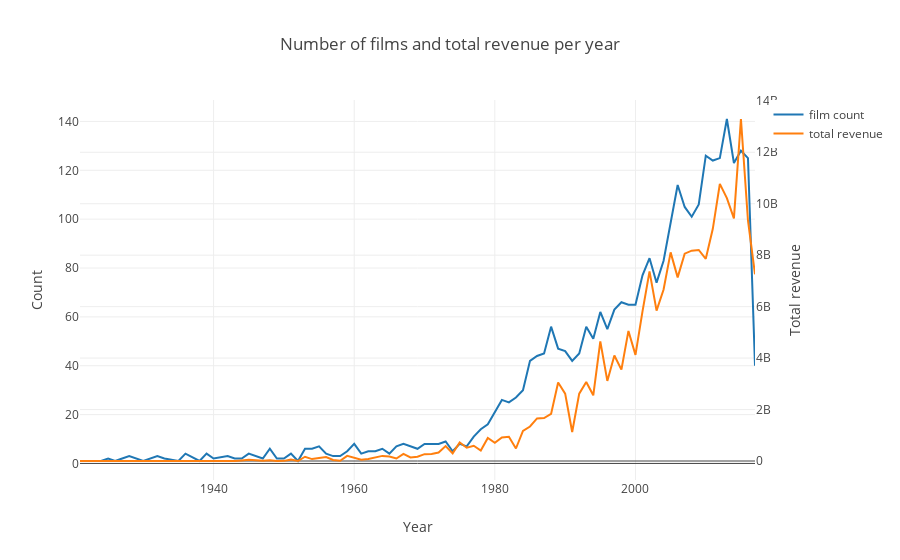

The notebook cell saved with this chart:
### Markdown cell above
#### Relationship of revenue with release year, month, weekday,etc.

### Code cell
d1 = train['release_year'].value_counts().sort_index()
d2 = train.groupby(['release_year'])['revenue'].sum()
data = [go.Scatter(x=d1.index, y=d1.values, name='film count'), go.Scatter(x=d2.index, y=d2.values, name='total revenue', yaxis='y2')]
layout = go.Layout(dict(title = "Number of films and total revenue per year",
                  xaxis = dict(title = 'Year'),
                  yaxis = dict(title = 'Count'),
                  yaxis2=dict(title='Total revenue', overlaying='y', side='right')
                  ),legend=dict(
                orientation="v"))
py.iplot(dict(data=data, layout=layout))
